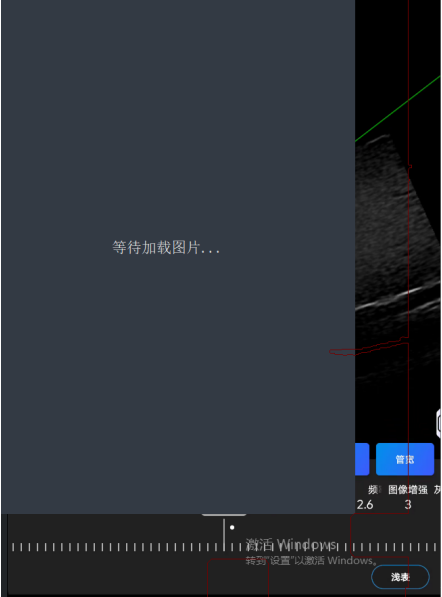
#> input picture .todolist/1769480231067.png, 442 x 597 px
$ python mark_focus.py --in ../.todolist/1769480231067.png
#> lines starting #> are read from the running program, lines starting #| are printed output that depends on the picture; after the words box and inside, x2 and y2 are one past the last pixel; in counts of white or black regions, pixels touching at a corner belong together
### simplefem_focus.py
# encoding=utf-8
from __future__ import annotations

from typing import Dict, Optional, Tuple

import cv2
import numpy as np


# [31 lines left out: function compute_roi2_region, not called in this run]


def _detect_green_lines(image_bgr: np.ndarray) -> Optional[Tuple[Tuple[int, int, int, int], Tuple[int, int, int, int]]]:
    hsv = cv2.cvtColor(image_bgr, cv2.COLOR_BGR2HSV)

    lower_green = np.array([35, 80, 80], dtype=np.uint8)
    upper_green = np.array([85, 255, 255], dtype=np.uint8)
    mask_green = cv2.inRange(hsv, lower_green, upper_green)

    edges = cv2.Canny(mask_green, 50, 150, apertureSize=3)
    lines = cv2.HoughLinesP(
        edges,
        rho=1,
        theta=np.pi / 180,
        threshold=50,
        minLineLength=80,
        maxLineGap=20,
    )

    if lines is None or len(lines) < 2:
        return None

    def line_length_sq(l):
        x1, y1, x2, y2 = l
        return (x2 - x1) ** 2 + (y2 - y1) ** 2

    lines_list = [tuple(l[0]) for l in lines]
    lines_list.sort(key=line_length_sq, reverse=True)

    def line_angle(l):
        x1, y1, x2, y2 = l
        return float(np.arctan2(y2 - y1, x2 - x1))

    first_line = lines_list[0]
    first_angle = line_angle(first_line)

    chosen_second = None
    for candidate in lines_list[1:]:
        angle = line_angle(candidate)
        diff = abs(angle - first_angle)
        diff = min(diff, float(np.pi) - diff)
        if diff > float(np.deg2rad(10)):
            chosen_second = candidate
            break

    if chosen_second is None:
        return None

    return first_line, chosen_second


def _mask_green(image_bgr: np.ndarray) -> np.ndarray:
    """
    Return a binary mask (0/255) for green overlay lines.

    Note: thresholds are tuned for the UI green overlay. If the green is too thick
    or anti-aliased, downstream code will prefer center pixels via distanceTransform.
    """
    hsv = cv2.cvtColor(image_bgr, cv2.COLOR_BGR2HSV)
    lower_green = np.array([35, 80, 80], dtype=np.uint8)
    upper_green = np.array([85, 255, 255], dtype=np.uint8)
    mask = cv2.inRange(hsv, lower_green, upper_green)
    # Clean small speckles while keeping long strokes.
    kernel = np.ones((3, 3), np.uint8)
    mask = cv2.morphologyEx(mask, cv2.MORPH_OPEN, kernel, iterations=1)
    return mask


# [217 lines left out: functions _fit_line_from_points, _point_line_distance, _ransac_two_lines_intersection, _refine_intersection_local, _compute_intersection, not called in this run]


def detect_green_intersection(image_bgr: np.ndarray) -> Optional[Tuple[int, int]]:
    """
    Detect intersection of two green lines (SimpleFEM-style).
    Returns (x,y) in image coordinates, or None.
    """
    if image_bgr is None:
        return None
    h, w = image_bgr.shape[:2]
    if h <= 0 or w <= 0:
        return None

    # High-accuracy path:
    # - threshold green in HSV
    # - prefer center pixels using distanceTransform (robust to thick lines)
    # - RANSAC-fit two lines and compute their intersection
    try:
        mask = _mask_green(image_bgr)
        fg = (mask > 0).astype(np.uint8) * 255
        pts = None
        dist = None
        if int(np.count_nonzero(fg)) >= 800:
            dist = cv2.distanceTransform(fg, cv2.DIST_L2, 3)
            vals = dist[fg > 0]
            if vals.size >= 200:
                cut = float(np.percentile(vals, 70))
                center = (dist >= max(1.0, cut)) & (fg > 0)
                if int(np.count_nonzero(center)) >= 200:
                    ys, xs = np.where(center)
                    pts = np.stack([xs, ys], axis=1)
            if pts is None:
                ys, xs = np.where(fg > 0)
                pts = np.stack([xs, ys], axis=1)

        if pts is not None and len(pts) >= 800:
            # Adapt distance threshold to line thickness (center pixels have distance >= ~thickness/2).
            try:
                # If we used center pixels, dist at those points is >= cut; use a small tolerance around it.
                # Otherwise fall back to 3px.
                dist_thresh = 3.0
                if "dist" in locals() and "vals" in locals() and vals.size:
                    dist_thresh = max(2.0, float(np.percentile(vals, 80)) * 0.8)
            except Exception:
                dist_thresh = 3.0

            model = _ransac_two_lines_intersection(
                pts,
                dist_thresh=float(dist_thresh),
                min_angle_deg=10.0,
                iterations=220,
                min_inliers=250,
            )
            if model is not None:
                intersection = model.get("intersection")
                # Local refinement using the fitted lines + distanceTransform.
                try:
                    if intersection is not None and dist is not None:
                        intersection = _refine_intersection_local(
                            fg,
                            dist,
                            intersection,
                            model["line1"],
                            model["line2"],
                            window_radius=34,
                        )
                except Exception:
                    pass
            else:
                intersection = None
        else:
            intersection = None
    except Exception:
        intersection = None

    # Fallback: edge-based Hough on mask (legacy behavior).
    if intersection is None:
        detected = _detect_green_lines(image_bgr)
        if detected is None:
            return None
        line1, line2 = detected
        intersection = _compute_intersection(line1, line2)
        if intersection is None:
            return None
        # Try the same local refinement on the green mask for the fallback path.
        try:
            mask = _mask_green(image_bgr)
            fg = (mask > 0).astype(np.uint8) * 255
            if int(np.count_nonzero(fg)) >= 200:
                dist = cv2.distanceTransform(fg, cv2.DIST_L2, 3)
                p0a = np.array([float(line1[0]), float(line1[1])], dtype=np.float64)
                da = np.array([float(line1[2] - line1[0]), float(line1[3] - line1[1])], dtype=np.float64)
                na = float(np.hypot(da[0], da[1]))
                if na > 1e-9:
                    da /= na
                p0b = np.array([float(line2[0]), float(line2[1])], dtype=np.float64)
                db = np.array([float(line2[2] - line2[0]), float(line2[3] - line2[1])], dtype=np.float64)
                nb = float(np.hypot(db[0], db[1]))
                if nb > 1e-9:
                    db /= nb
                intersection = _refine_intersection_local(
                    fg, dist, intersection, (p0a, da), (p0b, db), window_radius=34
                )
        except Exception:
            pass

    x, y = intersection
    cx = int(round(x))
    cy = int(round(y))
    cx = max(0, min(w - 1, cx))
    cy = max(0, min(h - 1, cy))
    return cx, cy

### tools/mark_focus.py
import argparse
from pathlib import Path

import cv2
import numpy as np
import sys
import importlib.util


def _imread(path: Path):
    data = np.fromfile(str(path), dtype=np.uint8)
    if data.size == 0:
        return None
    return cv2.imdecode(data, cv2.IMREAD_COLOR)


def _imwrite(path: Path, img) -> bool:
    path.parent.mkdir(parents=True, exist_ok=True)
    ext = path.suffix.lower() or ".png"
    ok, buf = cv2.imencode(ext, img)
    if not ok:
        return False
    buf.tofile(str(path))
    return True


def main() -> int:
    p = argparse.ArgumentParser(description="Mark SimpleFEM focus(anchor) on an ultrasound screenshot.")
    p.add_argument("--in", dest="in_path", required=True, help="Input image path (BEFORE screenshot).")
    p.add_argument("--out", dest="out_path", default=r"D:\software_data\imgs\tmp.png", help="Output image path.")
    p.add_argument("--radius", type=int, default=18, help="Circle radius (pixels).")
    p.add_argument("--thickness", type=int, default=3, help="Circle thickness (pixels).")
    p.add_argument("--force-py", action="store_true", help="Force-load simplefem_focus.py (ignore any .pyd).")
    args = p.parse_args()

    in_path = Path(args.in_path)
    out_path = Path(args.out_path)

    img = _imread(in_path)
#> in _imread, returned value is the input picture: shape (597, 442, 3); mean B, G, R 57.7, 49.7, 44.4
    if img is None:
        print(f"ERROR: failed to read image: {in_path}")
        return 2

    # When running as `python tools/mark_focus.py`, sys.path[0] points to `tools/`,
    # so repo-root modules (e.g. simplefem_focus.py) are not importable by default.
    repo_root = Path(__file__).resolve().parents[1]
    if str(repo_root) not in sys.path:
        sys.path.insert(0, str(repo_root))

    def load_simplefem():
        if args.force_py:
            raise ImportError("force-py")
        import simplefem_focus  # type: ignore
        return simplefem_focus

    try:
        simplefem_focus = load_simplefem()  # type: ignore
    except Exception as e:  # pragma: no cover
        # Fallback: explicitly load simplefem_focus.py from repo root.
        try:
            sf_py = repo_root / "simplefem_focus.py"
            if sf_py.exists():
                spec = importlib.util.spec_from_file_location("simplefem_focus", str(sf_py))
                if spec is not None and spec.loader is not None:
                    mod = importlib.util.module_from_spec(spec)
                    spec.loader.exec_module(mod)  # type: ignore[attr-defined]
                    simplefem_focus = mod  # type: ignore
                else:
                    raise ImportError("spec_from_file_location returned None")
            else:
                raise ImportError(f"missing {sf_py}")
        except Exception as e2:
            print(f"ERROR: failed to import simplefem_focus: {e}; fallback load failed: {e2}")
            return 3

    anchor = None
    try:
        anchor = simplefem_focus.detect_green_intersection(img)
#> in _mask_green, `hsv = cv2.cvtColor(image_bgr, cv2.COLOR_BGR2HSV)`: hsv: shape (597, 442, 3); mean H, S, V 77.5, 49.2, 58.1
#> in _mask_green, `mask = cv2.inRange(hsv, lower_green, upper_green)`:
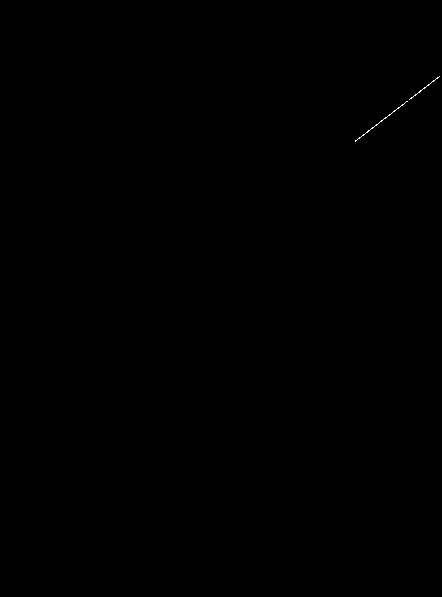
#> mask: shape (597, 442); 0.04% white in thin lines or dots, all inside (x1, y1, x2, y2) = (355, 76, 440, 142)
#> in _mask_green, `mask = cv2.morphologyEx(mask, cv2.MORPH_OPEN, kernel, iterations=1)`: mask: shape (597, 442); every value is 0
#> in _detect_green_lines, `edges = cv2.Canny(mask_green, 50, 150, apertureSize=3)`: edges: shape (597, 442); 0.06% white in thin lines or dots, all inside (x1, y1, x2, y2) = (354, 75, 440, 142)
#> in _detect_green_lines, `lines = cv2.HoughLinesP( edges, rho=1, theta=np.pi / 180, threshold=50..`: lines = [[354, 141, 437, 76]]
    except Exception as e:
        print(f"ERROR: detect_green_intersection failed: {e}")
        return 4

    if anchor is None:
        print("ERROR: focus(anchor) not found (detect_green_intersection returned None).")
        return 5

    x, y = int(anchor[0]), int(anchor[1])
    cv2.circle(img, (x, y), int(args.radius), (0, 0, 255), int(args.thickness))
    cv2.putText(img, f"anchor=({x},{y})", (x + 10, max(20, y - 10)), cv2.FONT_HERSHEY_SIMPLEX, 0.6, (0, 0, 255), 2)

    if not _imwrite(out_path, img):
        print(f"ERROR: failed to write image: {out_path}")
        return 6

    print(f"OK: anchor=({x},{y}) saved={out_path}")
    return 0


if __name__ == "__main__":
#> (the run stopped early here; a loop or call above may not have finished)
